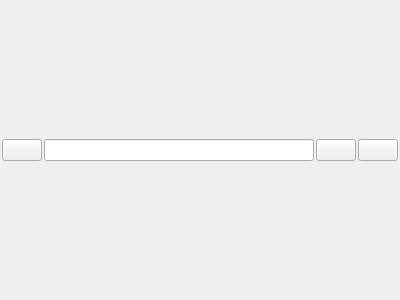
<?xml version="1.0" encoding="UTF-8"?>
<ui version="4.0">
 <class>MainWindow</class>
 <widget class="QMainWindow" name="MainWindow">
  <property name="geometry">
   <rect>
    <x>0</x>
    <y>0</y>
    <width>400</width>
    <height>300</height>
   </rect>
  </property>
  <property name="windowTitle">
   <string>MainWindow</string>
  </property>
  <widget class="QWidget" name="centralWidget">
   <property name="sizePolicy">
    <sizepolicy hsizetype="Preferred" vsizetype="Preferred">
     <horstretch>0</horstretch>
     <verstretch>0</verstretch>
    </sizepolicy>
   </property>
   <property name="minimumSize">
    <size>
     <width>0</width>
     <height>0</height>
    </size>
   </property>
   <layout class="QVBoxLayout" name="verticalLayout_2">
    <property name="spacing">
     <number>0</number>
    </property>
    <property name="leftMargin">
     <number>0</number>
    </property>
    <property name="topMargin">
     <number>0</number>
    </property>
    <property name="rightMargin">
     <number>0</number>
    </property>
    <property name="bottomMargin">
     <number>0</number>
    </property>
    <item>
     <widget class="QWidget" name="controlWidget" native="true">
      <property name="sizePolicy">
       <sizepolicy hsizetype="Preferred" vsizetype="Fixed">
        <horstretch>0</horstretch>
        <verstretch>0</verstretch>
       </sizepolicy>
      </property>
      <property name="minimumSize">
       <size>
        <width>0</width>
        <height>28</height>
       </size>
      </property>
      <property name="maximumSize">
       <size>
        <width>16777215</width>
        <height>28</height>
       </size>
      </property>
      <layout class="QHBoxLayout" name="horizontalLayout">
       <property name="spacing">
        <number>2</number>
       </property>
       <property name="leftMargin">
        <number>2</number>
       </property>
       <property name="topMargin">
        <number>2</number>
       </property>
       <property name="rightMargin">
        <number>2</number>
       </property>
       <property name="bottomMargin">
        <number>2</number>
       </property>
       <item>
        <widget class="MoveButton" name="movePushButton">
         <property name="text">
          <string/>
         </property>
         <property name="icon">
          <iconset resource="resources.qrc">
           <normaloff>:/move-option.png</normaloff>:/move-option.png</iconset>
         </property>
        </widget>
       </item>
       <item>
        <widget class="QLineEdit" name="addressLineEdit"/>
       </item>
       <item>
        <widget class="QPushButton" name="goPushButton">
         <property name="text">
          <string/>
         </property>
         <property name="icon">
          <iconset resource="resources.qrc">
           <normaloff>:/youtube-logo.png</normaloff>:/youtube-logo.png</iconset>
         </property>
         <property name="iconSize">
          <size>
           <width>16</width>
           <height>16</height>
          </size>
         </property>
        </widget>
       </item>
       <item>
        <widget class="QPushButton" name="resizePushButton">
         <property name="text">
          <string/>
         </property>
         <property name="icon">
          <iconset resource="resources.qrc">
           <normaloff>:/external-link-symbol.png</normaloff>:/external-link-symbol.png</iconset>
         </property>
        </widget>
       </item>
      </layout>
     </widget>
    </item>
   </layout>
  </widget>
 </widget>
 <layoutdefault spacing="6" margin="11"/>
 <customwidgets>
  <customwidget>
   <class>MoveButton</class>
   <extends>QPushButton</extends>
   <header>MoveButton.h</header>
  </customwidget>
 </customwidgets>
 <resources>
  <include location="resources.qrc"/>
 </resources>
 <connections/>
</ui>
